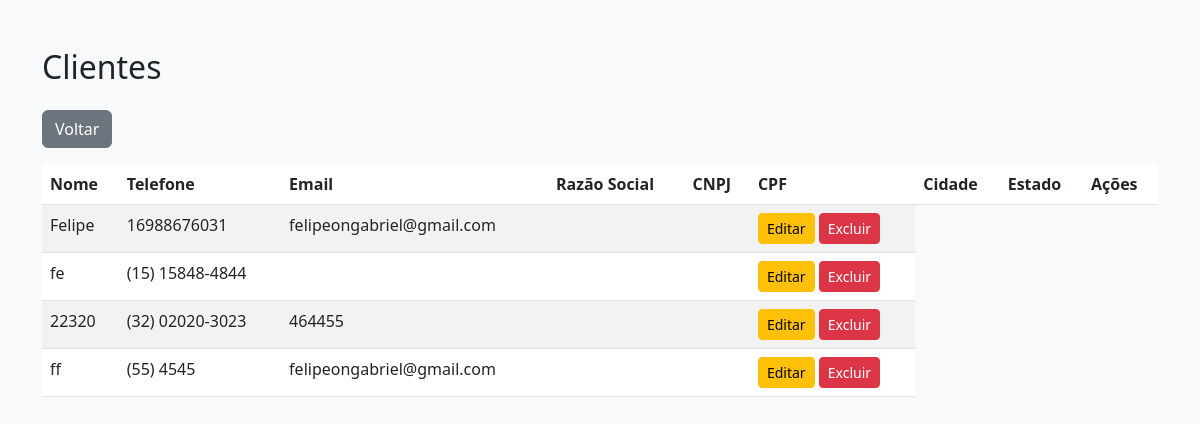
Screenshot of /clientes with the database file from the repository.
### tables this page shows
CREATE TABLE clientes (
        id INTEGER PRIMARY KEY AUTOINCREMENT,
        nome TEXT,
        telefone TEXT,
        email TEXT
    );

### app.py (the view)
@app.route('/clientes')
def clientes():
    conexao = sqlite3.connect("clientes.db")
    cursor = conexao.cursor()
    cursor.execute("SELECT id,nome,telefone, email FROM clientes")
    clientes = cursor.fetchall()
    conexao.close()
    return render_template("clientes.html", clientes=clientes)

### templates/clientes.html (shortened to what this page needs)
<!DOCTYPE html>
<html>
<head>
    <link href="https://cdn.jsdelivr.net/npm/bootstrap@5.3.0/dist/css/bootstrap.min.css" rel="stylesheet">
</head>
<body class="bg-light">
<div class="container mt-5">
    <h2 class="mb-4">Clientes</h2>
    <a href="/dashboard" class="btn btn-secondary mb-3">Voltar</a>
    <table class="table table-striped">
        <thead>
            <tr>
                <th>Nome</th>
                <th>Telefone</th>
                <th>Email</th>
                <th>Razão Social</th>
                <th>CNPJ</th>
                <th>CPF</th>
                <th>Cidade</th>
                <th>Estado</th>
                <th>Ações</th>
            </tr>
        </thead>
        <tbody>
            {% for cliente in clientes %}
            <tr>
                <td>{{ cliente[1] }}</td>
                <td>{{ cliente[2] }}</td>
                <td>{{ cliente[3] }}</td>
                <td>{{ clientes[4] }}</td>
                <td>{{clientes [5] }}</td>
                <td>
                    <a href="/editar/{{ cliente[0] }}" class="btn btn-warning btn-sm">Editar</a>
                    <a href="/excluir/{{ cliente[0] }}" class="btn btn-danger btn-sm">Excluir</a>
                </td>
            </tr>
            {% endfor %}
        </tbody>
    </table>
</div>
</body>
</html>

### rows the page displays
clientes: nome "Felipe", telefone "16988676031", email "felipeongabriel@gmail.com"
clientes: nome "fe", telefone "(15) 15848-4844"
clientes: nome "22320", telefone "(32) 02020-3023", email "464455"
clientes: nome "ff", telefone "(55) 4545", email "felipeongabriel@gmail.com"
